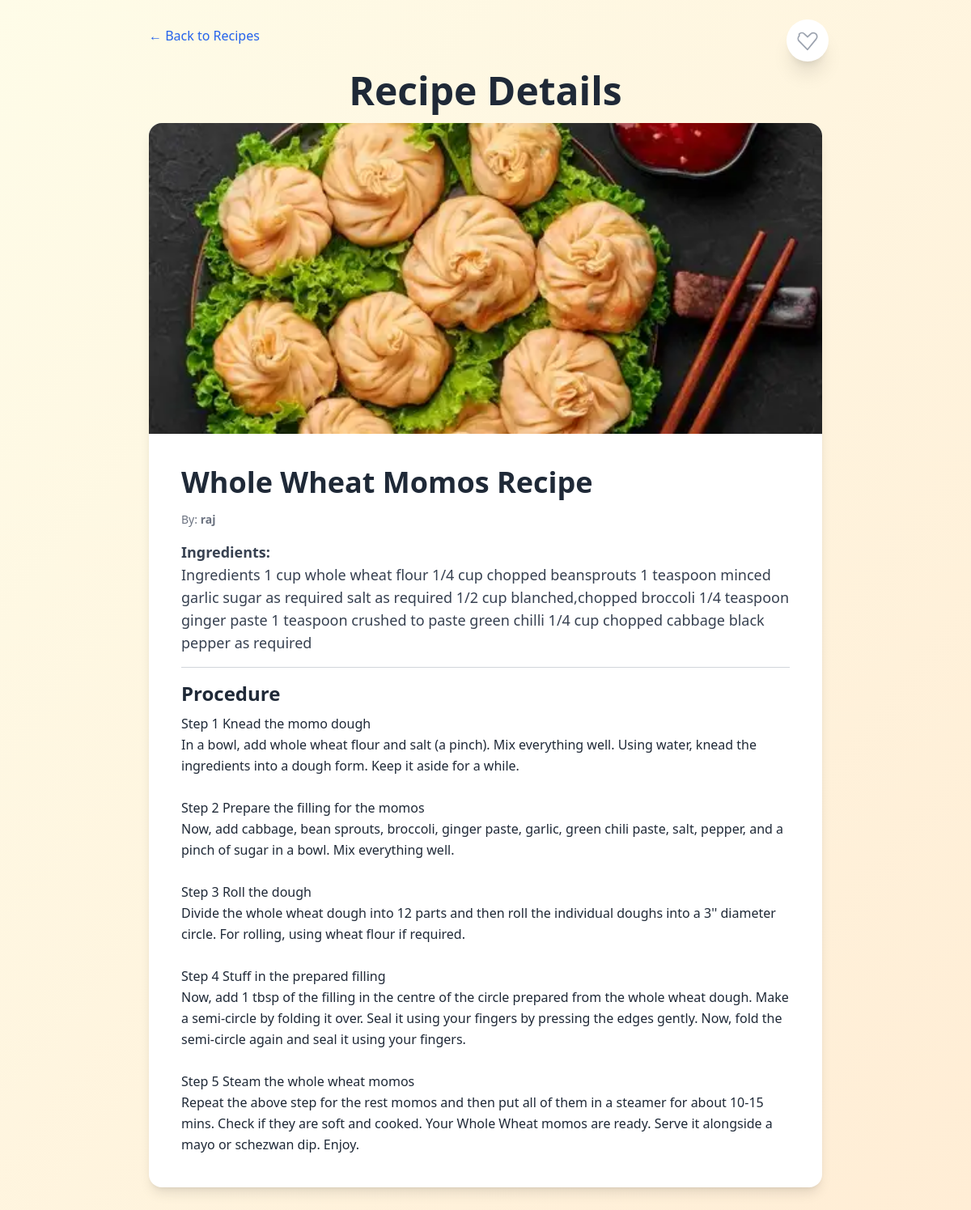
The app's page /dashboard/recipe/1/ with its own data.
### accounts/models.py (models this page shows, shortened)
class FoodItem(models.Model):
    auth = models.ForeignKey(User, on_delete=models.CASCADE)  # Auth_ID (linked to Django User)
    title = models.CharField(max_length=200)
    short_desc = models.CharField(max_length=500)
    procedure = models.TextField()
    image = models.ImageField(upload_to='food_images/')

### accounts/views.py (the view)
# urls.py: path('dashboard/recipe/<int:id>/', particular_recipe, name='particular_recipe'),
def particular_recipe(request, id):
    itm = FoodItem.objects.get(id=id)
    in_wishlist = False
    if request.user.is_authenticated:
        in_wishlist = Wishlist.objects.filter(user=request.user, recipe=itm).exists()
    template = loader.get_template("part_recipe.html")
    context = {
        'item' : itm,
        'in_wishlist': in_wishlist
    }
    return HttpResponse(template.render(context,request))

### accounts/templates/part_recipe.html (shortened to what this page needs)
<!DOCTYPE html>
<html lang="en">
<head>
  <script src="https://cdn.tailwindcss.com"></script>
</head>
<body class="bg-gradient-to-br from-yellow-50 to-orange-100 min-h-screen">
  <div class="max-w-4xl mx-auto p-4 md:p-8 relative">
    <a href="/dashboard/recipe/" class="text-blue-600 hover:underline text-sm md:text-base">&larr; Back to Recipes</a>
    <form method="POST" action="/wishlist/toggle/{{ item.id }}/" class="absolute top-6 right-6 z-10">
      <button type="submit" class="group relative bg-white shadow-xl rounded-full p-3 hover:bg-red-100 transition duration-300">
      </button>
    </form>
    <h1 class="text-4xl md:text-5xl font-bold text-gray-800 text-center mt-8">Recipe Details</h1>
    <div class="bg-white rounded-2xl shadow-lg overflow-hidden mt-4">
      <img src="{{ item.image.url }}" alt="{{ item.title }}" class="w-full h-64 md:h-96 object-cover object-center">
      <div class="p-6 md:p-10 space-y-4">
        <h1 class="text-3xl md:text-4xl font-bold text-gray-800">{{ item.title }}</h1>
        <p class="text-gray-500 text-sm">By: <span class="font-semibold">{{ item.auth.username }}</span></p>
        <p class="text-lg text-gray-700"><strong>Ingredients:</strong><br>{{ item.short_desc }}</p>
        <hr class="border-gray-300 my-4">
        <div>
          <h2 class="text-2xl font-semibold text-gray-800 mb-2">Procedure</h2>
          <p class="text-gray-800 leading-relaxed whitespace-pre-line">{{ item.procedure }}</p>
        </div>
      </div>
    </div>
  </div>
</body>
</html>

### records on screen
FoodItem: image (picture), title "Whole Wheat Momos Recipe", auth.username "raj", short_desc "Ingredients 1 cup whole wheat flour 1/4 cup chopped beansprouts 1 teaspoon minced garlic sugar as required salt as required 1/2 cup blanched,chopped broccoli 1/4 teaspoon ginger paste 1 teaspoon crushed to paste green chilli 1/4 cup chopped cabbage black pepper as required", procedure "Step 1 Knead the momo dough In a bowl, add whole wheat flour and salt (a pinch). Mix everything well. Using water, knead the ingredients into a dough form. Keep it aside for a while. Step 2 Prepare the filling for the momos Now, add cabbage, bean sprouts, broccoli, ginger paste, garlic, green chili paste, salt, pepper, and a pinch of sugar in a bowl. Mix everything well. Step 3 Roll the dough Divide the whole wheat dough into 12 parts and then roll the individual doughs into a 3'' diameter circle. For rolling, using wheat flour if required. Step 4 Stuff in the prepared filling Now, add 1 tbsp of the filling in the centre of the circle prepared from the whole wheat dough. Make a semi-circle…"
